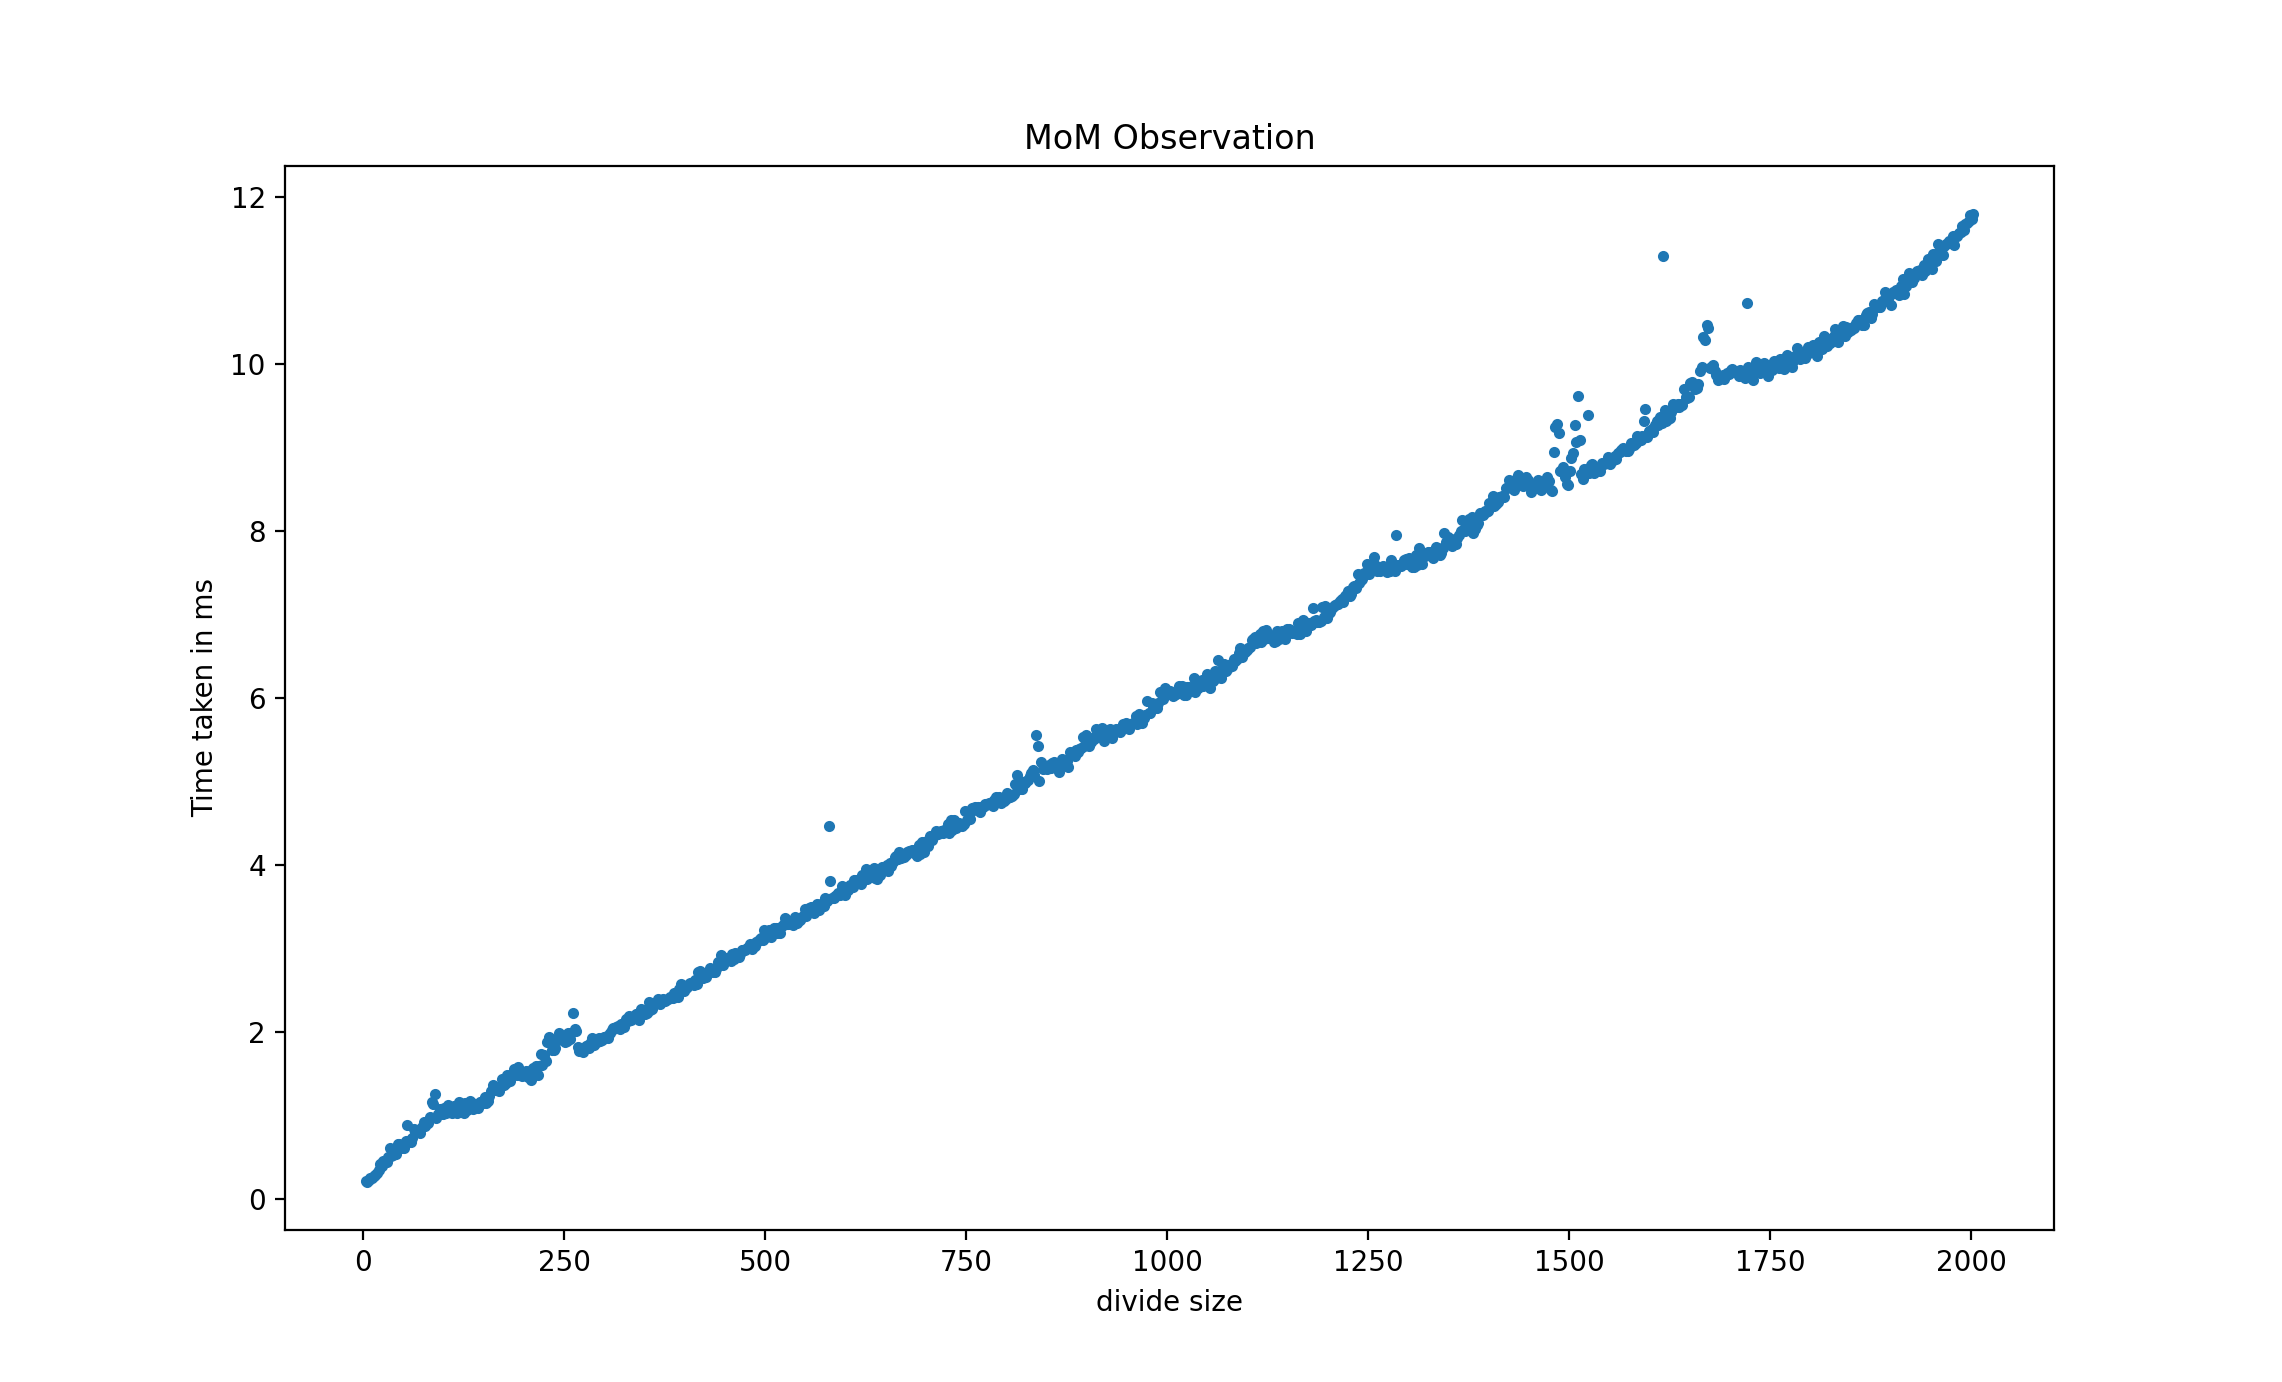

The Python source for this figure:
import matplotlib.pyplot as plt
import math


def getSizeArray(name):
    f = open(name)
    data = f.read()
    div_size = [int(x.split(', ')[0]) for x in data.split('\n')[:-1]]
    #avg_time = [float(x.split(', ')[1]) for x in data.split('\n')[:-1]]
    # comp = [int(x.split(', ')[2]) for x in data.split('\n')[:-1]]

    # comp_ratio = [(c/(n*math.log2(n))) for c, n in zip(comp, count)]
    return div_size


def getTimeArray(name):
    f = open(name)
    data = f.read()
    #count = [int(x.split(', ')[0]) for x in data.split('\n')[:-1]]
    avg_time = [float(x.split(', ')[1]) for x in data.split('\n')[:-1]]
    #comp = [int(x.split(', ')[2]) for x in data.split('\n')[:-1]]

    #comp_ratio = [(t/(n*math.log2(n))) for t, n in zip(avg_time, count)]
    return avg_time


plt.plot(getSizeArray("mom_obs.txt"), getTimeArray("mom_obs.txt"), '.')
plt.ylabel('Time taken in ms')
plt.xlabel('divide size')
plt.title('MoM Observation')

plt.show()
